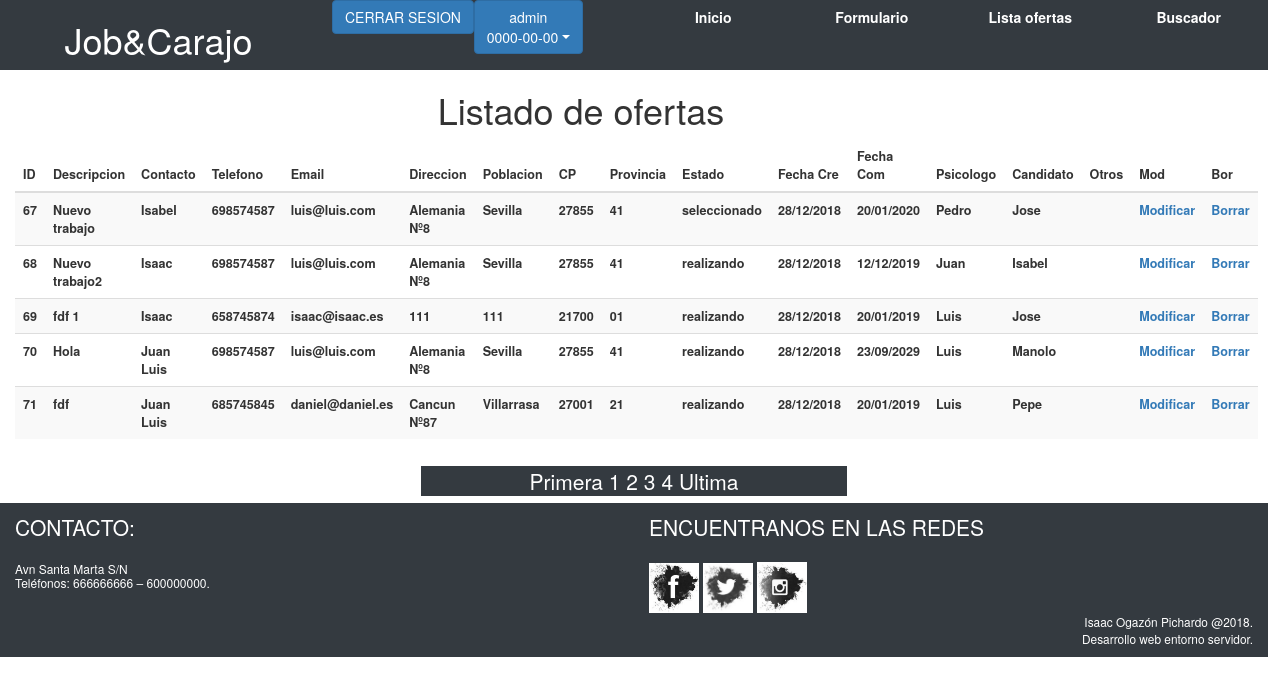
The page /controlador/listar.php (signed in) on the database its author committed.
### tables this page shows
CREATE TABLE `tbl_oferta` (
  `id` int(10) NOT NULL,
  `descripcion` varchar(30) NOT NULL,
  `contacto` varchar(20) NOT NULL,
  `telefono` varchar(9) NOT NULL,
  `correo` varchar(30) NOT NULL,
  `direccion` varchar(40) NOT NULL,
  `poblacion` varchar(40) NOT NULL,
  `cp` varchar(5) NOT NULL,
  `provincia` varchar(15) NOT NULL,
  `estado` varchar(30) NOT NULL,
  `fechacre` date NOT NULL,
  `fechacom` date NOT NULL,
  `psicologo` varchar(20) NOT NULL,
  `candidato` varchar(20) NOT NULL,
  `otros` varchar(50) NOT NULL
);

### controlador/listar.php (called while the page is built, shortened)
<?php
include(HELPERS_PATH . 'helpers.php');
include(MODEL_PATH . 'listar.php');
include (MODEL_PATH . "login.php");
if (isset($_GET["pagina"])) {
    $pagina = $_GET["pagina"];
} else {
    $pagina = 1;
}
$totalOfertas = contarOfertas();
$ofertas = getOfertas($pagina, 5);
$total_paginas = ceil($totalOfertas / 5);
include(VIEW_PATH . 'listar.php');

### modelo/login.php (called while the page is built, shortened)
<?php
include_once "Database.php";
function estaDentro() {
    return true;
}
function esAdmin() {
    if ($_SESSION['tipo'] == "admin")
        return true;
    return false;
}

### modelo/listar.php (called while the page is built)
<?php
include(MODEL_PATH . 'Database.php');
function contarOfertas() {
    $query = "select count(*) as total from tbl_oferta";
    $result = Database::getInstance()->db->query($query);
    $datos = $result->fetch();
    return $datos['total'];
}
function getOfertas($pagina, $por_pagina) {
    $cantidad = ($pagina - 1) * $por_pagina;
    $query = "select * from tbl_oferta order by fechacre limit $cantidad,$por_pagina";
    $result = Database::getInstance()->db->query($query);
    $datos = $result->fetchAll();
    return $datos;
}

### modelo/Database.php (called while the page is built, shortened)
<?php
class Database {
    private $dns = "mysql:host=localhost;dbname=proyecto_1ert";
    private $user = "root";
    private $pass = "";
    private static $instance;
    public function __construct() {
        $this->db = new PDO($this->dns, $this->user, $this->pass);
    }
    public static function getInstance() {
        if (!isset(self::$instance)) {
            self::$instance = new $object;
        }
        return self::$instance;
    }
}
?>

### vista/listar.php (the view)
<?php include(TEMPLATE_PATH . 'encabezado.php'); ?>
<div class="row">
    <div class="col-4 offset-4">
        <h1>Listado de ofertas</h1>
    </div>
</div>
<div class="row">
    <div class="col-12 font-weight-bold table-sm">
        <table style="font-size: 0.9em;" class="table table-striped">
            <thead>
            <th>ID</th><th>Descripcion</th><th>Contacto</th><th>Telefono</th><th>Email</th><th>Direccion</th><th>Poblacion</th><th>CP</th><th>Provincia</th><th>Estado</th><th>Fecha Cre</th><th>Fecha Com</th>
            <th>Psicologo</th><th>Candidato</th><th>Otros</th><th>Mod</th><?php if (esAdmin()) { ?><th>Bor</th><?php } ?>
            </thead>
            <tbody>
                <?php
                foreach ($ofertas as $key => $value) {
                    ?>
                    <tr>
                        <td><?= $value['id'] ?></td>
                        <td><?= $value['descripcion'] ?></td>
                        <td><?= $value['contacto'] ?></td>
                        <td><?= $value['telefono'] ?></td>
                        <td><?= $value['correo'] ?></td>
                        <td><?= $value['direccion'] ?></td>
                        <td><?= $value['poblacion'] ?></td>
                        <td><?= $value['cp'] ?></td>
                        <td><?= $value['provincia'] ?></td>
                        <td><?= $value['estado'] ?></td>
                        <td><?= fechaguay($value['fechacre']) ?></td>
                        <td><?= fechaguay($value['fechacom']) ?></td>
                        <td><?= $value['psicologo'] ?></td>
                        <td><?= $value['candidato'] ?></td>
                        <td><?= $value['otros'] ?></td>
                        <td><a href=modificar.php?id=<?= $value['id'] ?>>Modificar</a></td>
                        <?php if (esAdmin()) { ?>
                            <td><a href=<?php echo"borraroferta.php?id=" . $value['id'] . "&pagina=" . $pagina ?>>Borrar</a></td>
                        <?php } ?>
                    </tr>
                    <?php
                }
                ?>
            </tbody>
        </table>
    </div>
</div>
<div class="row">
    <div class="col-4 offset-4 btn">
        <?php echo HTML_Paginador($pagina, $total_paginas); ?>
    </div>
</div>
<?php include(TEMPLATE_PATH . 'pie.php'); ?>

### vista/plantilla/encabezado.php (shortened to what this page needs)
<!doctype html>
<html lang="en">
    <head>
        <link rel="stylesheet" href=../Assets/css/bootstrap.min.css>
        <link rel="stylesheet" href="https://maxcdn.bootstrapcdn.com/bootstrap/3.3.7/css/bootstrap.min.css">
        <link rel="stylesheet" type="text/css" href="../style.css" media="screen" />
    </head>
    <body>
        <div class="container-fluid">
            <div class="row bg-dark">
                <div class="col-12 col-md-6 ai-center" style="text-align: center;">
                    <div class="row">
                        <div class="col-12 col-md-6">
                            <h1 class="text-white">Job&Carajo</h1>
                        </div>
                        <div class="col-12 col-md-6">
                            <div class="row">
                                <?php if(estaDentro()){?>
                                <div class="col-4">
                                    <a href='logout.php' class="btn btn-primary" >CERRAR SESION</a>
                                </div>
                                <div class="col-8">
                                    <div class="dropdown">
                                        <button class="btn btn-primary dropdown-toggle" type="button" data-toggle="dropdown"><?php echo $_SESSION['usuario'] . " " . $_SESSION['tipo'] . "<br> " . $_SESSION['hora']?></button>
                                        <?php }?>
                                    </div>
                                </div>
                            </div>
                        </div>
                    </div>
                </div>
                <?php if(estaDentro()){?>
                <div class="col-12 col-md-6 ai-center" style="text-align: center;">
                    <div class="row">
                        <div class="col-3 font-weight-bold btn"><a class="text-white" href='inicio.php'>Inicio</a></div>
                        <?php if(esAdmin()){?>
                        <div class="col-3 font-weight-bold btn"><a class="text-white" href='formulario.php'>Formulario</a></div>
                        <?php }?>
                        <div class="col-3 font-weight-bold btn"><a class="text-white" href='listar.php'>Lista ofertas</a></div>
                        <div class="col-3 font-weight-bold btn"><a class="text-white" href='buscador.php'>Buscador</a></div>
                    </div>
                </div>
                <?php }?>
            </div>

### helpers/helpers.php (shortened to what this page needs)
<?php
function fechaguay($fecha) {
    $mifecha = explode("-", $fecha);
    return $mifecha[2] . '/' . $mifecha[1] . '/' . $mifecha[0];
}
function HTML_Paginador($pagina, $total_paginas) {
    $html = '';
    $html .= '<div class="row"><div id="paginador" class=" col-12 bg-dark" style="text-align:center" ><a href="listar.php?pagina=1">Primera </a>';
    for ($i = 1; $i <= $total_paginas; $i++) {
        $html .= ' <a href="listar.php?pagina=' . $i . '">' . $i . "</a>";
    }
    $html .= " <a href='listar.php?pagina=$total_paginas'>" . ' Ultima' . "</a></div></div>";
    return $html;
}

### vista/plantilla/pie.php
    <div class="row bg-dark">
          <div class="col-xs-12 col-md-6">
              <h6 class="text-white lead">CONTACTO:</h6>
              <h6 class="text-white">
              Avn Santa Marta S/N<br>
              Teléfonos: 666666666 – 600000000.<br>
              </h6>
          </div>
          <div class="col-xs-12 col-md-6">
            <div class="row">
              <div class="col-12">
                <h6 class="text-white lead text-white">ENCUENTRANOS EN LAS REDES</h6>
              </div>
                  <div class="col-12 redes-footer">
                      <a href="https://www.facebook.com/"><img width="50" src="../Assets/imagenes/facebook.jpg"></a>
                      <a href="https://twitter.com/"><img width="50" src="../Assets/imagenes/twitter.jpg"></a>
                      <a href="https://www.instagram.com/"><img width="50" src="../Assets/imagenes/instagram.jpg"></a>
                  </div>
                  <div class="col-12"> <p class="text-white small text-right">Isaac Ogazón Pichardo @2018.<br> Desarrollo web entorno servidor.</p>
            </div>
            </div>
          </div>
    </div>
  </div>
  </body>
</html>

### style.css (style rules this page uses)
#paginador { text-align: center; font-size: 1.5em; }
#paginador a { color: white; }

### rows shown on the page
tbl_oferta: id "67", descripcion "Nuevo trabajo", contacto "Isabel", telefono "698574587", correo "luis@luis.com", direccion "Alemania Nº8", poblacion "Sevilla", cp "27855", provincia "41", estado "seleccionado", fechacre "28/12/2018", fechacom "20/01/2020", psicologo "Pedro", candidato "Jose"
tbl_oferta: id "68", descripcion "Nuevo trabajo2", contacto "Isaac", telefono "698574587", correo "luis@luis.com", direccion "Alemania Nº8", poblacion "Sevilla", cp "27855", provincia "41", estado "realizando", fechacre "28/12/2018", fechacom "12/12/2019", psicologo "Juan", candidato "Isabel"
tbl_oferta: id "69", descripcion "fdf 1", contacto "Isaac", telefono "658745874", correo "isaac@isaac.es", direccion "111", poblacion "111", cp "21700", provincia "01", estado "realizando", fechacre "28/12/2018", fechacom "20/01/2019", psicologo "Luis", candidato "Jose"
tbl_oferta: id "70", descripcion "Hola", contacto "Juan Luis", telefono "698574587", correo "luis@luis.com", direccion "Alemania Nº8", poblacion "Sevilla", cp "27855", provincia "41", estado "realizando", fechacre "28/12/2018", fechacom "23/09/2029", psicologo "Luis", candidato "Manolo"
tbl_oferta: id "71", descripcion "fdf", contacto "Juan Luis", telefono "685745845", correo "daniel@daniel.es", direccion "Cancun Nº87", poblacion "Villarrasa", cp "27001", provincia "21", estado "realizando", fechacre "28/12/2018", fechacom "20/01/2019", psicologo "Luis", candidato "Pepe"

### other values the page prints
$_SESSION['tipo'] "admin"
$_SESSION['hora'] "0000-00-00"
